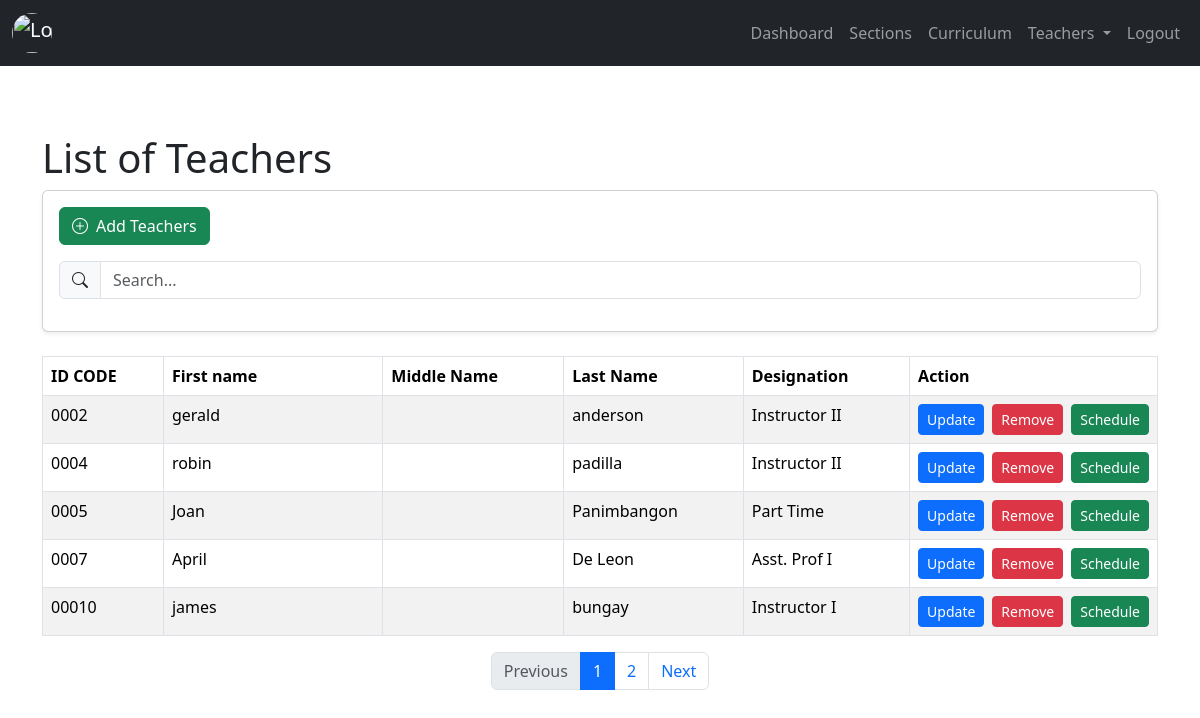
The app's page /admin/list_teachers.php (signed in) with its own data.
### tables this page shows
CREATE TABLE `tblfacultymember` (
  `teacher_id` int(11) NOT NULL,
  `ID_code` varchar(60) NOT NULL,
  `fname` varchar(60) NOT NULL,
  `mname` varchar(60) NOT NULL,
  `lname` varchar(60) NOT NULL,
  `designation` varchar(60) NOT NULL,
  `totalweekly_hrs` varchar(60) DEFAULT NULL,
  `Password` varchar(60) DEFAULT NULL,
  `teacher_status` int(11) NOT NULL DEFAULT 1 COMMENT '0=archive,1=active'
);

### admin/backend/db.php (called while the page is built, shortened)
<?php
class db_connect
{
    public $host = db_host;
    public $user = db_user;
    public $pass = db_pass;
    public $name = db_name;
    public function connect()
    {
        try {
            $this->conn = new mysqli($this->host, $this->user, $this->pass, $this->name);
        } catch (\Throwable $th) {
            header("Location:setup.php");
        }
    }
}

### admin/backend/class.php (called while the page is built, shortened)
<?php
include ('db.php');
class global_class extends db_connect
{
    public function fetchAllteachers()
    {
        $query = $this->conn->prepare("SELECT *
        FROM `tblfacultymember`
        where teacher_status='1'
        ");
        if ($query->execute()) {
            $result = $query->get_result();
            return $result;
        }
    }
}

### admin/backend/end-points/fetchAllteachers.php (the view)
<?php
                $fetchAllteachers = $db->fetchAllteachers();
                if (!empty($fetchAllteachers)) {
                    foreach ($fetchAllteachers as $teacher):
                ?>
                <tr>
                    <td class="p-2"><?= $teacher['ID_code']; ?></td>
                    <td class="p-2"><?= $teacher['fname']; ?></td>
                    <td class="p-2"><?= $teacher['mname']; ?></td>
                    <td class="p-2"><?= $teacher['lname']; ?></td>
                    <td class="p-2"><?= $teacher['designation']; ?></td>
                    <td class="p-2">
                        <div class="d-flex gap-2">
                            <button class="btn btn-primary btn-sm updateTeacherToggler" data-bs-toggle="modal" data-bs-target="#updateTeacherModal"
                                data-teacher_id="<?=$teacher['teacher_id']?>"
                                data-ID_code="<?=$teacher['ID_code']?>"
                                data-fname="<?=$teacher['fname']?>"
                                data-mname="<?=$teacher['mname']?>"
                                data-lname="<?=$teacher['lname']?>"
                                data-designation="<?=$teacher['designation']?>"
                                >Update</button>
                                <button class="btn btn-danger btn-sm removeTeacher" data-teacher_id="<?=$teacher['teacher_id']?>">Remove</button>
                                <a href="view_schedule.php?teacher_id=<?=$teacher['teacher_id']?>"><button class="btn btn-success btn-sm">Schedule</button></a>
                        </div>
                    </td>
                </tr>
                <?php
                    endforeach;
                } else { ?>
                    <tr>
                        <td colspan="8" class="p-2 text-center">No Record found.</td>
                    </tr>
                <?php } ?>

### records on screen
tblfacultymember: ID_code "0002", fname "gerald", lname "anderson", designation "Instructor II"
tblfacultymember: ID_code "0004", fname "robin", lname "padilla", designation "Instructor II"
tblfacultymember: ID_code "0005", fname "Joan", lname "Panimbangon", designation "Part Time"
tblfacultymember: ID_code "0007", fname "April", lname "De Leon", designation "Asst. Prof I"
tblfacultymember: ID_code "00010", fname "james", lname "bungay", designation "Instructor I"
